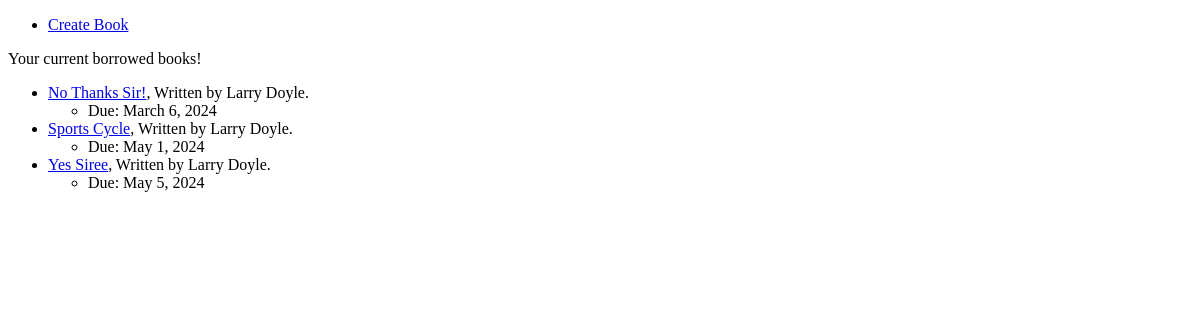
The app's page /catalog/profile/ (signed in) with its own data.
### catalog/models.py (models this page shows, shortened)
class BookInstance(models.Model):
    id = models.UUIDField(primary_key=True, default=uuid.uuid4)
    book = models.ForeignKey('Book', on_delete=models.RESTRICT, null=True)
    imprint = models.CharField(max_length=200)
    due_back = models.DateField(auto_now=False, auto_now_add=False, null=True)
    borrowed_by = models.ForeignKey(User, on_delete=models.SET_NULL, null=True, blank=True)
    LOAN_STATUS = [
        ('m', 'Maintenece'),
        ('o', 'On Loan'),
        ('a', 'Available'),
        ('r', 'Reserved')
    ]
    status = models.CharField(max_length=1,choices=LOAN_STATUS, blank=True, default='m')
    class Meta:
        ordering = ['due_back']

class Book(models.Model):
    book_title = models.CharField(max_length=200)
    slug = models.SlugField(unique=True)
    author = models.ForeignKey('Author', on_delete=models.SET_NULL, null=True) # This means if someone somehow accidently deletes the author, the book still exists, and author just returns NULL
    publish_date = models.DateField(auto_now=False, auto_now_add=True)
    summary = models.TextField(max_length=1000)
    isbn = models.CharField('ISBN', max_length=13, unique=True)
    genre = models.ManyToManyField(Genre) # book can have a list of potential genres
    language = models.ForeignKey('Language', on_delete=models.SET_NULL, null=True)

class Author(models.Model):
    first_name = models.CharField(max_length=50)
    last_name = models.CharField(max_length=50)
    date_of_birth = models.DateField(auto_now=False, auto_now_add=False)
    class Meta:
        ordering = ['last_name', 'first_name']
    def __str__(self):
        return f'{self.first_name} {self.last_name}'

### catalog/views.py (the view)
# urls.py: path('profile/', CheckedOutBooksByUser.as_view(), name='profile'),
class CheckedOutBooksByUser(LoginRequiredMixin, ListView):
    model = BookInstance
    paginate_by = 5 # how many Books per page.
    def get_template_names(self):
        return ['catalog/profile.html']
    def get_queryset(self):
        return BookInstance.objects.filter(borrowed_by=self.request.user).order_by('due_back')#querey to be executed

### templates/catalog/profile.html (shortened to what this page needs)
{% extends "base.html" %}
{% block content %}
    <p>Your current borrowed books!</p>
    <ul>
        {% for book in bookinstance_list %}
            <li><a href="/catalog/book_detail/{{book.book.slug}}/">{{book.book.book_title}}</a>, Written by {{book.book.author}}. </li>
                <ul>
                    <li>Due: {{book.due_back}}</li>
                </ul>
        {% empty %}
            <p>You do not have any borrowed books</p>
        {% endfor %}
    </ul>
{% endblock content %}

### records on screen
BookInstance: book.book_title "No Thanks Sir!", book.author "Larry Doyle", due_back "March 6, 2024"
BookInstance: book.book_title "Sports Cycle", book.author "Larry Doyle", due_back "May 1, 2024"
BookInstance: book.book_title "Yes Siree", book.author "Larry Doyle", due_back "May 5, 2024"
